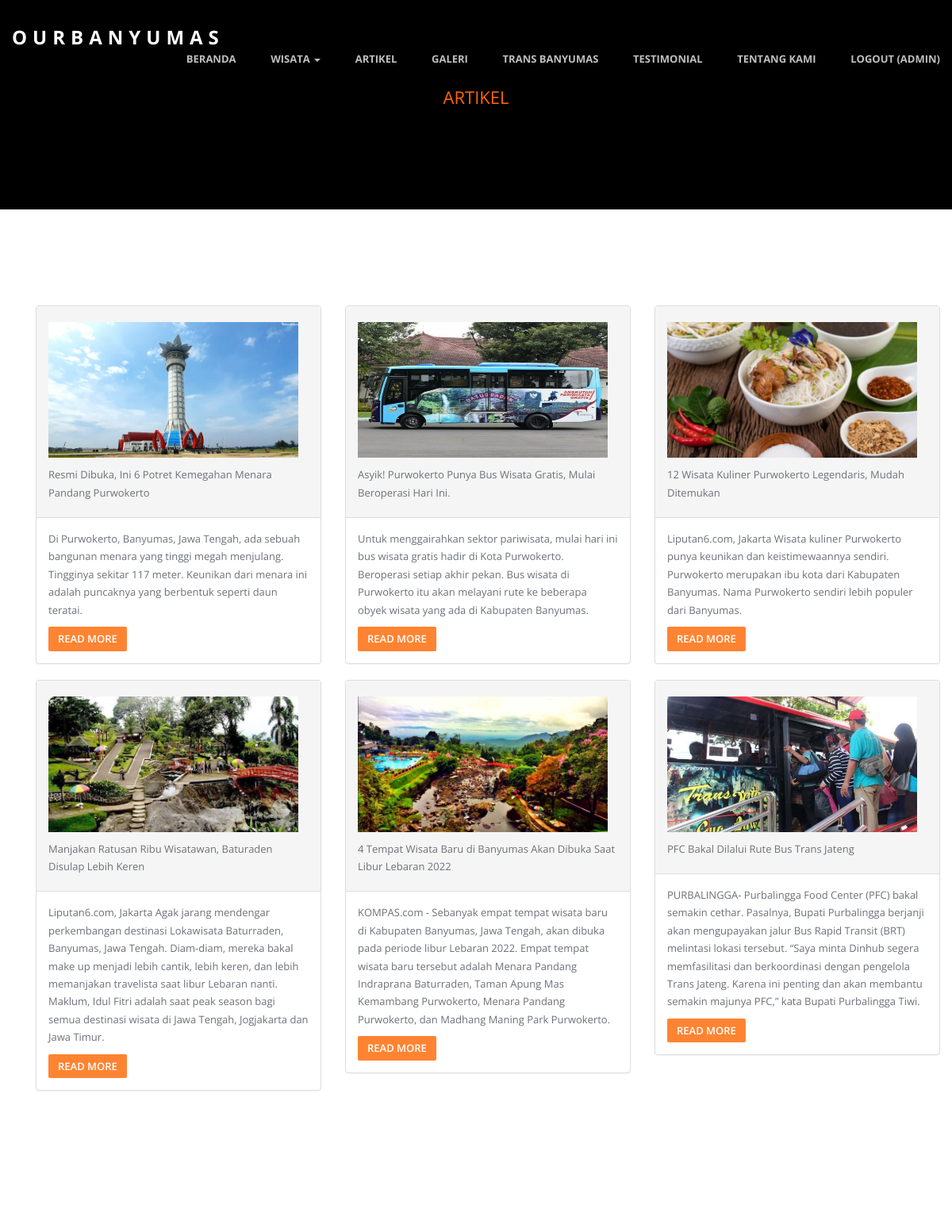
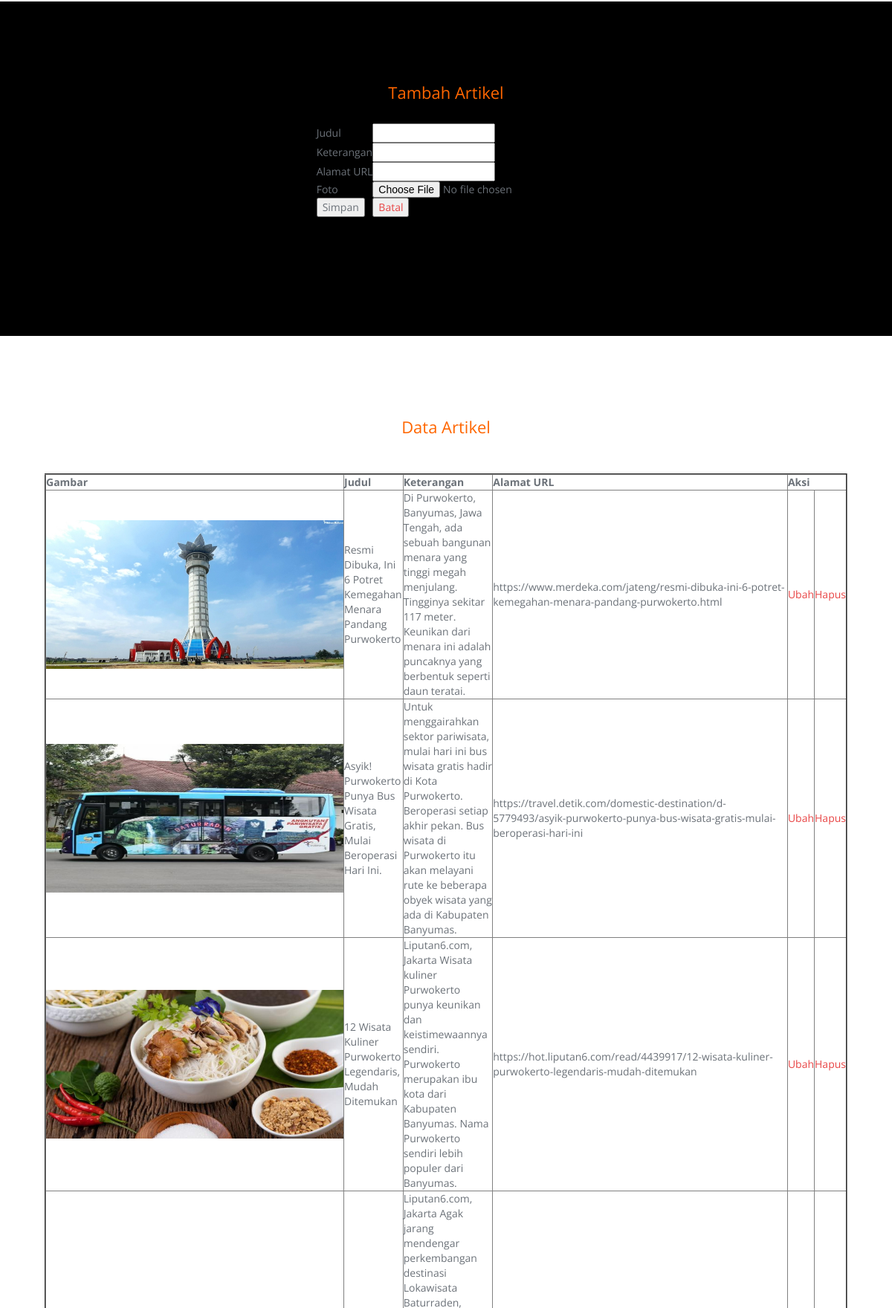
The page /artikel.php (signed in, upper part) on the database its author committed (2 pictures, top to bottom).
### tables this page shows
CREATE TABLE `artikel` (
  `id` int(100) NOT NULL,
  `judul` varchar(400) NOT NULL,
  `keterangan` varchar(500) NOT NULL,
  `url` varchar(250) NOT NULL,
  `foto` varchar(200) NOT NULL
);

### artikel.php (the view, shortened to what this page needs)
<!doctype html>
<html class="no-js" lang="">
<head>
  <link rel="stylesheet" href="css/bootstrap.min.css">
  <link rel="stylesheet" href="css/flexslider.css">
  <link rel="stylesheet" href="css/jquery.fancybox.css">
  <link rel="stylesheet" href="css/main.css">
  <link rel="stylesheet" href="css/responsive.css">
  <link rel="stylesheet" href="css/font-icon.css">
  <link rel="stylesheet" href="css/animate.min.css">
  <link rel="stylesheet" href="https://maxcdn.bootstrapcdn.com/font-awesome/4.4.0/css/font-awesome.min.css">
</head>
<body>
  <section>
    <header id="header">
      <div class="header-content clearfix"> <a class="logo" href="index.php">OurBanyumas</a>
        <nav class="navigation" role="navigation">
          <ul class="primary-nav">
            <li><a href="index.php">Beranda</a></li>
            <li class="dropdown">
              <a href="#" class="dropdown-toggle" data-toggle="dropdown">Wisata <b class="caret"></b></a>
            </li>
            <li><a href="artikel.php">Artikel</a></li>
            <li><a href="galeri.php">Galeri</a></li>
            <li><a href="transbanyumas.php">Trans Banyumas</a></li>
            <li><a href="testimonial.php">Testimonial</a></li>
            <li><a href="tentang.php">Tentang Kami</a></li>
            <?php
            if (!isset($_SESSION['is_login'])) {
            ?>
              <li>
                <a href="login.php">Login</a>
              </li>
            <?php } else { ?>
              <li>
                <a href="akunuser.php?logoutSubmit=1" class="logout">Logout (<?= $_SESSION['namauser']; ?>)</a>
              </li><?php } ?>
          </ul>
        </nav>
      </div>
    </header>
  </section>
  <section id="intro" class="section intro">
    <div class="container">
      <div class="col-md-8 col-md-offset-2 text-center">
        <?php
        if (!isset($_SESSION['admin'])) {
        ?>
          <h6>ARTIKEL</h6>
          <p>Berita terkini seputar objek wisata dan kolam renang yang terdapat di daerah Banyumas</p>
          <br>
          </li>
        <?php } else { ?>
          <h6>ARTIKEL</h6>
          <br>
        <?php } ?>
      </div>
    </div>
  </section>
  <section id="services" class="services service-section">
    <div class="container">
      <div class="container">
        <div class="row">
          <div class="col-lg-12">
          </div>
          <?php
          include "koneksi.php";
          $query = "SELECT * FROM artikel";
          $sql = mysqli_query($connect, $query);
          while ($data = mysqli_fetch_array($sql)) {
          ?>
            <div class="col-md-4">
              <div class="panel panel-default">
                <div class="panel-heading">
                  <h4><?php echo "<td align='center'><img src='images/foto/" . $data['foto'] . "' width='315' height='171' ></td>"; ?></h4>
                  <p> <?php echo "" . $data['judul'] . ""; ?></p>
                </div>
                <div class="panel-body">
                  <p> <?php echo "" . $data['keterangan'] . ""; ?></p>
                  <a <?php echo "href=" . $data['url'] . ""; ?> class="btn btn-default">Read More</a>
                </div>
              </div>
            </div>
          <?php
          }
          ?>
        </div>
      </div>
  </section>
  <section id="services" class="services service-section">
    <?php
    if (!isset($_SESSION['admin'])) {
    ?>
      </li>
    <?php } else { ?>
      <section class="section intro">
        <h6 align="center">Tambah Artikel</h6>
        <form method="post" action="proses_simpan_artikel.php" enctype="multipart/form-data">
          <table cellpadding="20" align="center">
            <tr>
              <td>Judul</td>
              <td><input type="text" name="judul"></td>
            </tr>
            <br>
            <tr>
              <td>Keterangan</td>
              <td><input type="text" name="keterangan"></td>
            </tr>
            <tr>
              <td>Alamat URL</td>
              <td><input type="text" name="url"></td>
            </tr>
            <tr>
              <td>Foto</td>
              <td><input type="file" name="foto"></td>
            </tr>
            <td><input type="submit" value="Simpan"></td>
            <td><a href="artikel.php"><input type="button" value="Batal"></a></td>
          </table>
        </form>
        <br>
        <br>
        <br>
      </section>
      <br>
      <br>
      <br>
      <br>
      <br>
      <h6 align="center">Data Artikel</h6>
      <br>
      <br>
      <table border="2" width="90%" align="center">
        <tr>
          <th>Gambar</th>
          <th>Judul</th>
          <th>Keterangan</th>
          <th>Alamat URL</th>
          <th colspan="2">Aksi</th>
        </tr>
        <?php
        include "koneksi.php";
        $query = "SELECT * FROM artikel";
        $sql = mysqli_query($connect, $query);
        while ($data = mysqli_fetch_array($sql)) {
          echo "<tr>";
          echo "<td align='center'><img src='images/foto/" . $data['foto'] . "' width='400' height='200' ></td>";
          echo "<td>" . $data['judul'] . "</td>";
          echo "<td>" . $data['keterangan'] . "</td>";
          echo "<td>" . $data['url'] . "</td>";
          echo "<td><a href='form_ubah_artikel.php?id=" . $data['id'] . "'>Ubah</a></td>";
          echo "<td><a href='proses_hapus_artikel.php?id=" . $data['id'] . "'>Hapus</a></td>";
          echo "</tr>";
        }
        ?>
      </table>
    <?php } ?>
  </section>
</body>
</html>

### css/main.css (style rules this page uses)
p { font-size: 13px; line-height: 22.4px; color: #6c7279; }
h4 { font-size: 22px; color: #2d3033; font-weight: 400; }
h6 { font-size: 22px; color: #F60; font-weight: 400; }
.btn { background-color: #F60; color: #fff; font-size: 13px; font-weight: 600; border: 0; -moz-border-radius: 2px; -webkit-border-radius: 2px; border-radius: 2px; display: inline-block; text-transform: uppercase; opacity:0.8; }
a { color: #e84545; }
body { font-family: "Open Sans", Arial, sans-serif; font-weight: 400; color: #6c7279; }
ul, ol { margin: 0; padding: 0; }
ul li { list-style: none; }
.section { padding: 100px 0; }
#header { position: fixed; width: 100%; z-index: 999; }
#header .header-content { margin: 0 auto; max-width: 1170px; padding: 30px 0; width: 100%; -moz-transition: padding 0.3s; -o-transition: padding 0.3s; -webkit-transition: padding 0.3s; transition: padding 0.3s; }
#header .logo { float: left; font-size:24px; font-weight:700; color:#fff; text-decoration:none; text-transform:uppercase; letter-spacing:7px; }
.navigation { float: right; }
.navigation li { display: inline-block; }
.navigation a { color: rgba(255, 255, 255, 0.75); font-size: 13px; font-weight: 700; margin-left: 40px; text-transform: uppercase; }
.intro { background-color: #000; }
.service-section { padding-top: 100px; }
.services { margin-bottom: 50px; }

### rows shown on the page
artikel: foto (picture), judul "Resmi Dibuka, Ini 6 Potret Kemegahan Menara Pandang Purwokerto", keterangan "Di Purwokerto, Banyumas, Jawa Tengah, ada sebuah bangunan menara yang tinggi megah menjulang. Tingginya sekitar 117 meter. Keunikan dari menara ini adalah puncaknya yang berbentuk seperti daun teratai.", url "https://www.merdeka.com/jateng/resmi-dibuka-ini-6-potret-kemegahan-menara-pandang-purwokerto.html"
artikel: foto (picture), judul "Asyik! Purwokerto Punya Bus Wisata Gratis, Mulai Beroperasi Hari Ini.", keterangan "Untuk menggairahkan sektor pariwisata, mulai hari ini bus wisata gratis hadir di Kota Purwokerto. Beroperasi setiap akhir pekan. Bus wisata di Purwokerto itu akan melayani rute ke beberapa obyek wisata yang ada di Kabupaten Banyumas.", url "https://travel.detik.com/domestic-destination/d-5779493/asyik-purwokerto-punya-bus-wisata-gratis-mulai-beroperasi-hari-ini"
artikel: foto (picture), judul "12 Wisata Kuliner Purwokerto Legendaris, Mudah Ditemukan", keterangan "Liputan6.com, Jakarta Wisata kuliner Purwokerto punya keunikan dan keistimewaannya sendiri. Purwokerto merupakan ibu kota dari Kabupaten Banyumas. Nama Purwokerto sendiri lebih populer dari Banyumas.", url "https://hot.liputan6.com/read/4439917/12-wisata-kuliner-purwokerto-legendaris-mudah-ditemukan"
artikel: foto (picture), judul "Manjakan Ratusan Ribu Wisatawan, Baturaden Disulap Lebih Keren", keterangan "Liputan6.com, Jakarta Agak jarang mendengar perkembangan destinasi Lokawisata Baturraden, Banyumas, Jawa Tengah. Diam-diam, mereka bakal make up menjadi lebih cantik, lebih keren, dan lebih memanjakan travelista saat libur Lebaran nanti. Maklum, Idul Fitri adalah saat peak season bagi semua destinasi wisata di Jawa Tengah, Jogjakarta dan Jawa Timur."
artikel: foto (picture), judul "4 Tempat Wisata Baru di Banyumas Akan Dibuka Saat Libur Lebaran 2022", keterangan "KOMPAS.com - Sebanyak empat tempat wisata baru di Kabupaten Banyumas, Jawa Tengah, akan dibuka pada periode libur Lebaran 2022. Empat tempat wisata baru tersebut adalah Menara Pandang Indraprana Baturraden, Taman Apung Mas Kemambang Purwokerto, Menara Pandang Purwokerto, dan Madhang Maning Park Purwokerto."
artikel: foto (picture), judul "PFC Bakal Dilalui Rute Bus Trans Jateng", keterangan "PURBALINGGA- Purbalingga Food Center (PFC) bakal semakin cethar. Pasalnya, Bupati Purbalingga berjanji akan mengupayakan jalur Bus Rapid Transit (BRT) melintasi lokasi tersebut. “Saya minta Dinhub segera memfasilitasi dan berkoordinasi dengan pengelola Trans Jateng. Karena ini penting dan akan membantu semakin majunya PFC,” kata Bupati Purbalingga Tiwi."

### other values the page prints
$_SESSION['namauser'] "ADMIN"
